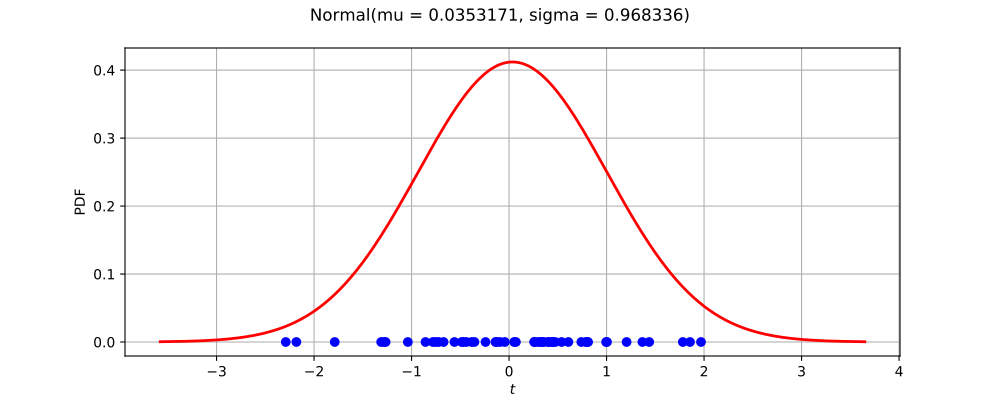

This figure's Python source:
import openturns as ot
from matplotlib import pyplot as plt
from openturns.viewer import View
ot.RandomGenerator.SetSeed(0)
factory = ot.NormalFactory()
ref = factory.build()
dimension = ref.getDimension()
if dimension <= 2:
    sample = ref.getSample(50)
    distribution = factory.build(sample)
    if dimension == 1:
        distribution.setDescription(['$t$'])
        pdf_graph = distribution.drawPDF(256)
        cloud = ot.Cloud(sample, ot.Sample(sample.getSize(), 1))
        cloud.setColor('blue')
        cloud.setPointStyle('fcircle')
        pdf_graph.add(cloud)
        pdf_graph.setTitle(str(distribution))
        fig = plt.figure(figsize=(10, 4))
        pdf_axis = fig.add_subplot(111)
        View(pdf_graph, figure=fig, axes=[pdf_axis], add_legend=False)
    else:
        sample = ref.getSample(500)
        distribution.setDescription(['$t_0$', '$t_1$'])
        pdf_graph = distribution.drawPDF([256]*2)
        cloud = ot.Cloud(sample)
        cloud.setColor('red')
        cloud.setPointStyle('fcircle')
        pdf_graph.add(cloud)
        pdf_graph.setTitle(str(distribution))
        fig = plt.figure(figsize=(10, 4))
        pdf_axis = fig.add_subplot(111)
        View(pdf_graph, figure=fig, axes=[pdf_axis], add_legend=False, square_axes=True)
